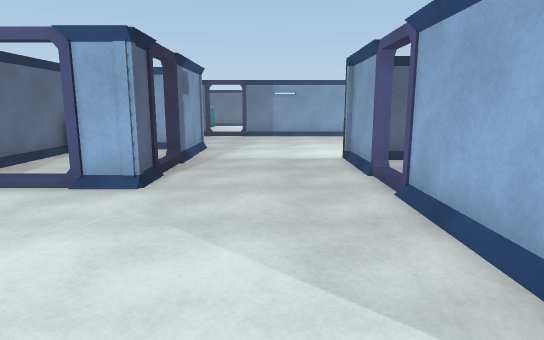
[1] (above)

18 first-person views from a walk through a 3-D level made in the Unity game engine. The camera is 1.4 m above the floor, tilts 10° down and sees 75° across. The floor is counted in squares, 1 m on a side. Each view is taken from the middle of a square. On the plan, view 1 faces up. The plan holds only what a view shows up to about 15 squares ahead; the rest is blank. The player is left out.

[2]
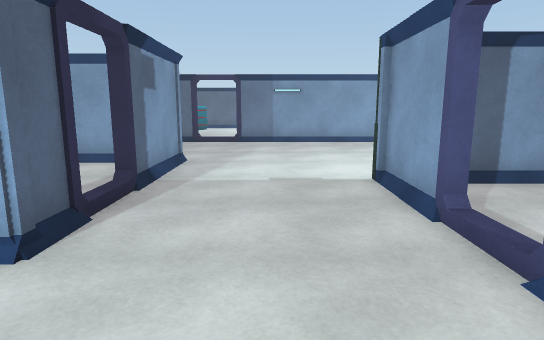

[3]
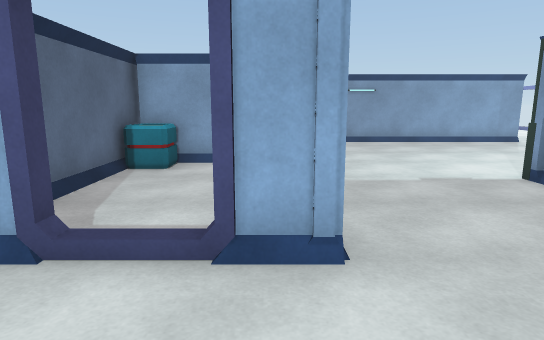

[4]
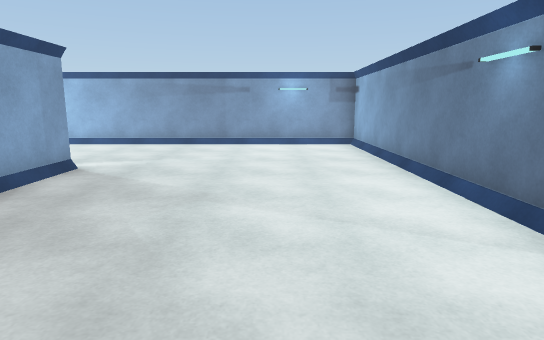

[5]
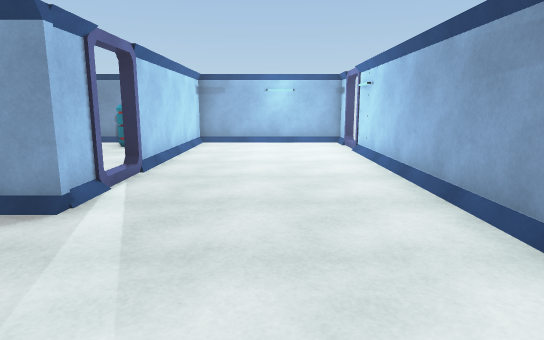

[6]
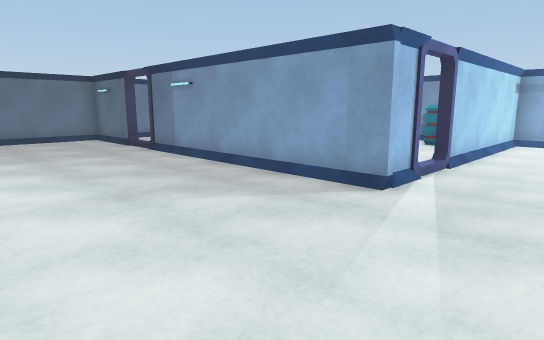

[7]
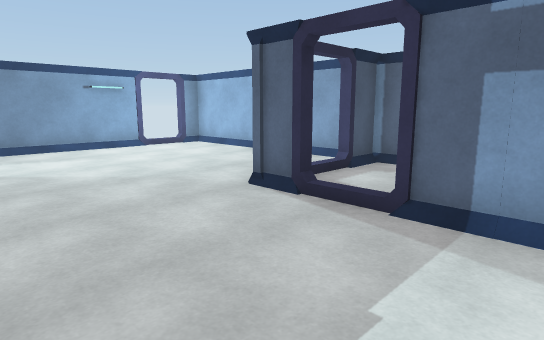

[8]
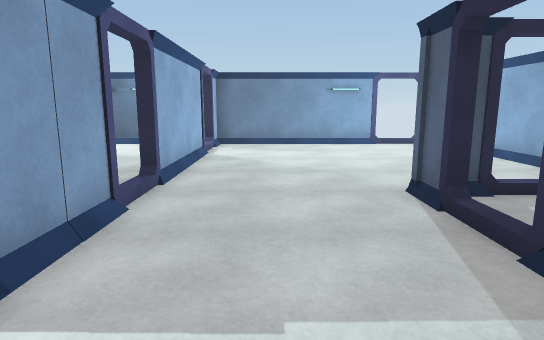

[9]
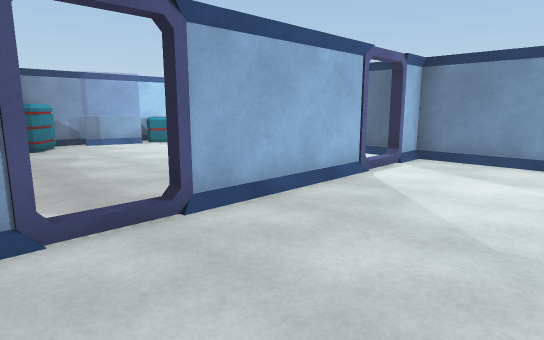

[10]
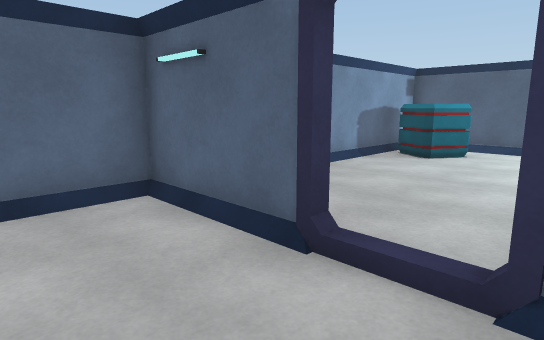

[11]
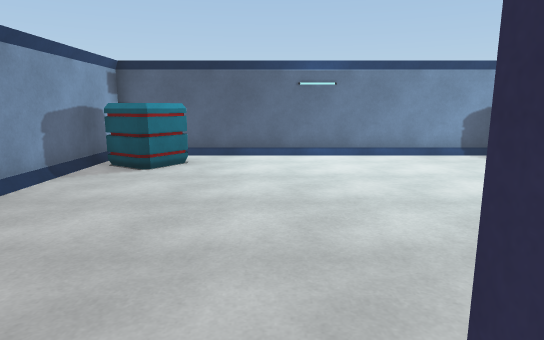

[12]
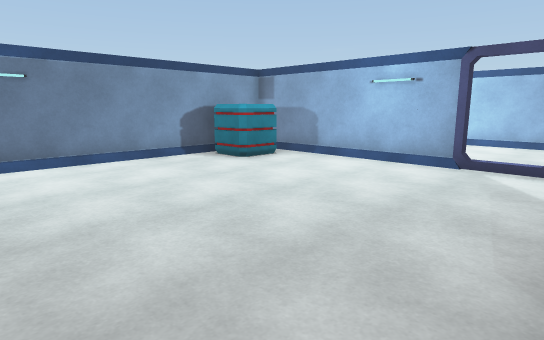

[13]
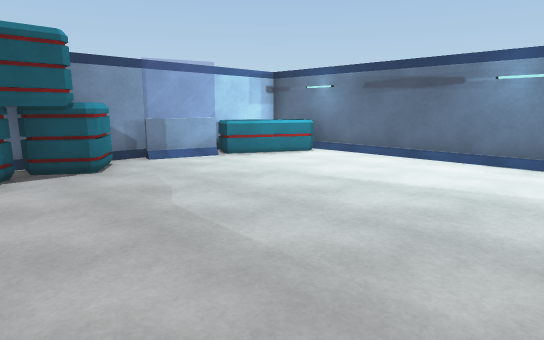

[14]
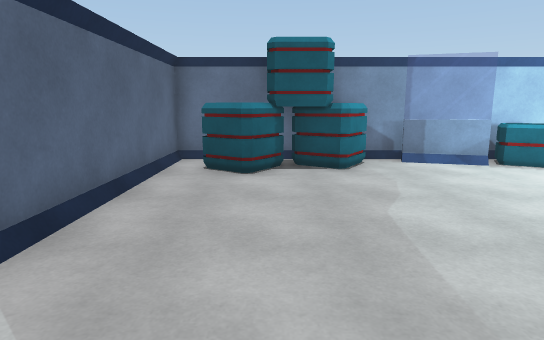

[15]
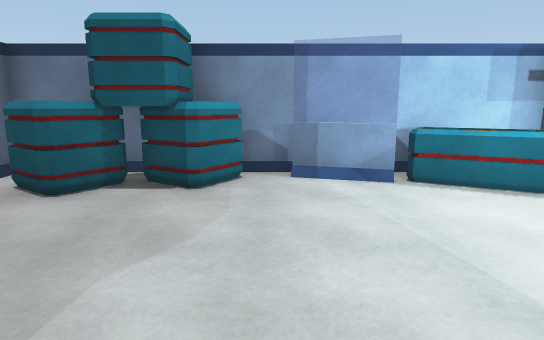

[16]
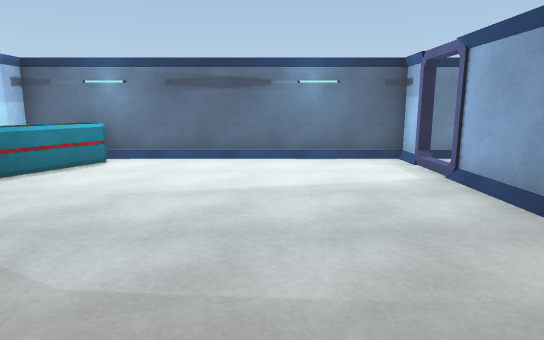

[17]
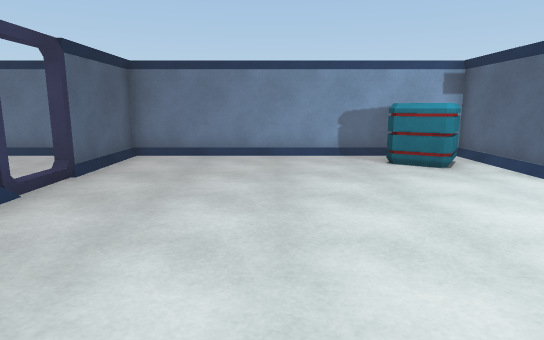

[18]
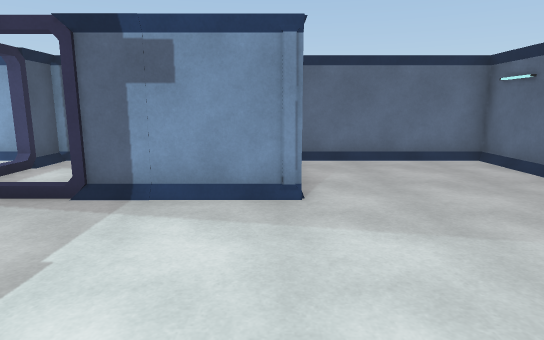

### Floor plan
Ten units are one square. View 1 is at (0, 0); x grows to the right and y downward. Boxes are objects, and circles mark ways between rooms. Rooms are numbered by the first view taken in them; rooms with no view inside come last. Other rooms are left out.
<svg viewBox="-70 -280 203 307">
<path fill="none" stroke="#000" d="M29 -98 128 -98 128 -247M21 -72 21 -100M-24 -125 -24 -89 -27 -89M-35 -122 -55 -122M-28 -73 -24 -73 -24 -62 -36 -62M-25 -177 -65 -177 -65 -64 -52 -64 -52 -62 -56 -62M71 -195 71 -177 -15 -177M-36 -64 -33 -64 -33 -60M21 -5 21 -56M-65 -52 -65 19 -57 19 -57 22M21 19 21 7M-45 19 14 19M128 -262 128 -275 71 -275 71 -205M-31 -180 -31 -175M69 -205 69 -275 -65 -275 -65 -179 -25 -179M69 -190 69 -195M23 -35 23 -5M21 -56 25 -56M117 -16 123 -36M25 -72 21 -72M21 7 23 7 23 19M14 19 128 19 128 -96 31 -96"/>
<rect x="-65" y="-125" width="10" height="20" fill="#bbb"><title>crate</title></rect>
<rect x="-65" y="-275" width="30" height="30" fill="#bbb"><title>crate</title></rect>
<rect x="45" y="-275" width="20" height="20" fill="#bbb"><title>crate</title></rect>
<rect x="95" y="-15" width="30" height="30" fill="#bbb"><title>crate</title></rect>
<rect x="105" y="-65" width="20" height="20" fill="#bbb"><title>crate</title></rect>
<rect x="105" y="-85" width="20" height="20" fill="#bbb"><title>crate</title></rect>
<rect x="115" y="-75" width="10" height="10" fill="#bbb"><title>crate</title></rect>
<circle cx="-20" cy="-180" r="3" fill="#2a7"/>
<circle cx="70" cy="-200" r="3" fill="#2a7"/>
<circle cx="20" cy="-65" r="3" fill="#2a7"/>
<circle cx="20" cy="0" r="3" fill="#2a7"/>
<text x="30" y="-120">1</text>
<text x="0" y="-230">2</text>
<text x="70" y="-40">3</text>
</svg>
Room 1 opens to room 2. Room 1 opens to room 3.

Where each view was taken, in squares from view 1:
view 1: 0 up, 0 right, facing up
view 2: 3 up, 0 right, facing up
view 3: 3 up, 3 left, facing up
view 4: 13 up, 1 left, facing right
view 5: 13 up, 10 right, facing up
view 6: 12 up, 10 right, facing up-left
view 7: 11 up, 2 right, facing down-left
view 8: 12 up, 0 right, facing down
view 9: 8 up, 2 left, facing down-right
view 10: 15 up, 1 left, facing up-left
view 11: 17 up, 2 left, facing up
view 12: 18 up, 2 left, facing up-right
view 13: 8 up, 3 right, facing down-right
view 14: 7 up, 3 right, facing right
view 15: 4 up, 5 right, facing right
view 16: 8 up, 6 right, facing down
view 17: 22 up, 4 right, facing left
view 18: 12 up, 3 right, facing left
